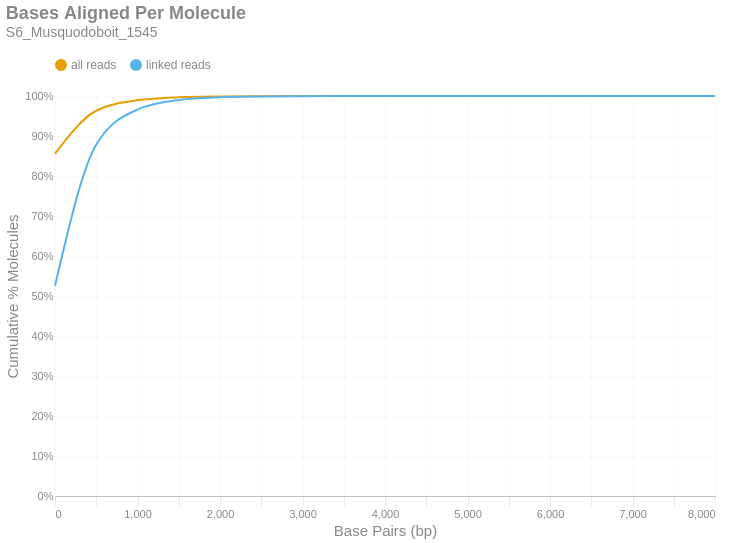

Notebook source saved alongside this figure:
### Markdown cell above
### Bases Aligned Per Molecule
This is a cumulative frequency distribution showing the number of base pairs aligned per unique molecule. These data are shown in 500 bp bins. There are two distributions: one with `all reads` (yellow) and another with only `linked reads` (blue). The percent of molecules in the `linked reads` distribution is relative to the total number of linked molecules.

### Code cell
if SKIPLR:
    print_html(f"Skipped")
else:
    binned_df = consolidated_hist(valids['aligned_bp'], mask, 500, True)
    with SafeRender(binned_df):
        (
            density_plot(binned_df, 'Bases Aligned Per Molecule', samplename, 'basesper')
            .encode(
                x=alt.X('bin:Q', title="Base Pairs (bp)").axis(tickMinStep=500).scale(padding=0),
                y=alt.Y('value:Q', title='Cumulative % Molecules')
                    .axis(format='%')
                    .scale(domain = [0,1])
                    .stack(False),
                color=alt.Color("key:N").scale(domain = ["all reads", "linked reads"]),
                tooltip = [
                    alt.Tooltip("key:N", title = "Data Type"),
                    alt.Tooltip("range_label:N", title="Bases Aligned Per Molecule"),
                    alt.Tooltip("value:Q", format = ".2%", title="% Molecules (Cum.)")
                ]
            )
        ).display()

### Figure 1 — Vega-Lite specification as saved in the notebook (floating-point values rounded to 4 significant figures)
{"width": "container", "height": 400, "config": {"title": {"anchor": "start", "dy": -15, "fontSize": 18, "color": "#888888", "subtitleColor": "#888888", "subtitleFontSize": 14}, "arc": {"fill": "#0072B2"}, "axis": {"domainColor": "#888888", "domainWidth": 0.5, "gridWidth": 0.2, "grid": false, "titleFontWeight": 400, "titleFontSize": 15, "labelFontSize": 11, "labelColor": "#888888", "tickColor": "#888888", "tickWidth": 0.2, "titleColor": "#888888"}, "axisBand": {"grid": false}, "axisX": {"grid": true, "tickSize": 10, "domainCap": "round"}, "axisY": {"domain": false, "grid": true, "tickSize": 0, "domainCap": "round"}, "background": "transparent", "header": {"labelFontSize": 15, "labelColor": "#888888", "titleFontSize": 15, "titleFontWeight": 600, "titleColor": "#888888"}, "legend": {"labelFont": "sans-serif", "labelFontSize": 12, "labelColor": "#888888", "symbolSize": 100, "symbolType": "circle", "titleFontSize": 12, "titlePadding": 10, "titleColor": "#888888", "title": null, "orient": "top"}, "range": {"category": ["#E69F00", "#56B4E9", "#009E73", "#F0E442", "#0072B2", "#D55E00", "#CC79A7", "#000000"], "diverging": ["#cfe8f3", "#a2d4ec", "#73bfe2", "#46abdb", "#1696d2", "#12719e"]}, "area": {"fill": "#0072B2", "fillOpacity": 0.7, "line": true, "strokeOpacity": 0.7}, "line": {"color": "#0072B2", "stroke": "#0072B2", "strokeWidth": 2}, "trail": {"color": "#0072B2", "stroke": "#0072B2", "strokeWidth": 0, "size": 1}, "point": {"filled": true, "fillOpacity": 1.0, "size": 95}, "text": {"color": "#888888", "fontSize": 11, "align": "right", "fontWeight": 400, "size": 11}, "bar": {"fill": "#0072B2", "stroke": null}, "view": {"stroke": null, "continuousWidth": 660, "continuousHeight": 400}}, "data": {"name": "data-aadf2a70ca11aa6a4c6bc01f5a4a7305"}, "mark": {"type": "line", "interpolate": "monotone", "point": {"opacity": 0, "size": 275}}, "encoding": {"color": {"field": "key", "scale": {"domain": ["all reads", "linked reads"]}, "type": "nominal"}, "tooltip": [{"field": "key", "title": "Data Type", "type": "nominal"}, {"field": "range_label", "title": "Bases Aligned Per Molecule", "type": "nominal"}, {"field": "value", "format": ".2%", "title": "% Molecules (Cum.)", "type": "quantitative"}], "x": {"axis": {"tickMinStep": 500}, "field": "bin", "scale": {"padding": 0}, "title": "Base Pairs (bp)", "type": "quantitative"}, "y": {"axis": {"format": "%"}, "field": "value", "scale": {"domain": [0, 1]}, "stack": false, "title": "Cumulative % Molecules", "type": "quantitative"}}, "params": [{"name": "param_c36ac31b6afebe62", "select": {"type": "point", "fields": ["key"]}, "bind": "legend"}], "title": {"text": "Bases Aligned Per Molecule", "subtitle": "S6_Musquodoboit_1545"}, "transform": [{"fold": ["all reads (cumsum)", "linked reads (cumsum)"]}, {"calculate": "replace(datum.key, ' (cumsum)', '')", "as": "key"}, {"filter": {"param": "param_c36ac31b6afebe62"}}], "usermeta": {"embedOptions": {"downloadFileName": "S6_Musquodoboit_1545.basesper"}}, "$schema": "https://vega.github.io/schema/vega-lite/v6.1.0.json", "datasets": {"data-aadf2a70ca11aa6a4c6bc01f5a4a7305": [{"bin": "0.0", "interval": "0.0-500.0", "all reads": 0.8559, "linked reads": 0.5255, "all reads (cumsum)": 0.8559, "linked reads (cumsum)": 0.5255, "range_label": "0-499"}, {"bin": "500.0", "interval": "500.0-1000.0", "all reads": 0.1073, "linked reads": 0.3529, "all reads (cumsum)": 0.9631, "linked reads (cumsum)": 0.8785, "range_label": "500-999"}, {"bin": "1000.0", "interval": "1000.0-1500.0", "all reads": 0.02661, "linked reads": 0.08768, "all reads (cumsum)": 0.9897, "linked reads (cumsum)": 0.9661, "range_label": "1000-1499"}, {"bin": "1500.0", "interval": "1500.0-2000.0", "all reads": 0.007187, "linked reads": 0.02368, "all reads (cumsum)": 0.9969, "linked reads (cumsum)": 0.9898, "range_label": "1500-1999"}, {"bin": "2000.0", "interval": "2000.0-2500.0", "all reads": 0.002096, "linked reads": 0.006906, "all reads (cumsum)": 0.999, "linked reads (cumsum)": 0.9967, "range_label": "2000-2499"}, {"bin": "2500.0", "interval": "2500.0-3000.0", "all reads": 0.0006613, "linked reads": 0.002179, "all reads (cumsum)": 0.9997, "linked reads (cumsum)": 0.9989, "range_label": "2500-2999"}, {"bin": "3000.0", "interval": "3000.0-3500.0", "all reads": 0.0002125, "linked reads": 0.0007003, "all reads (cumsum)": 0.9999, "linked reads (cumsum)": 0.9996, "range_label": "3000-3499"}, {"bin": "3500.0", "interval": "3500.0-4000.0", "all reads": 7.517e-05, "linked reads": 0.0002477, "all reads (cumsum)": 1.0, "linked reads (cumsum)": 0.9999, "range_label": "3500-3999"}, {"bin": "4000.0", "interval": "4000.0-4500.0", "all reads": 2.607e-05, "linked reads": 8.591e-05, "all reads (cumsum)": 1.0, "linked reads (cumsum)": 0.9999, "range_label": "4000-4499"}, {"bin": "4500.0", "interval": "4500.0-5000.0", "all reads": 9.637e-06, "linked reads": 3.176e-05, "all reads (cumsum)": 1.0, "linked reads (cumsum)": 1.0, "range_label": "4500-4999"}, {"bin": "5000.0", "interval": "5000.0-5500.0", "all reads": 3.855e-06, "linked reads": 1.27e-05, "all reads (cumsum)": 1.0, "linked reads (cumsum)": 1.0, "range_label": "5000-5499"}, {"bin": "5500.0", "interval": "5500.0-6000.0", "all reads": 1.319e-06, "linked reads": 4.345e-06, "all reads (cumsum)": 1.0, "linked reads (cumsum)": 1.0, "range_label": "5500-5999"}, {"bin": "6000.0", "interval": "6000.0-6500.0", "all reads": 1.014e-06, "linked reads": 3.343e-06, "all reads (cumsum)": 1.0, "linked reads (cumsum)": 1.0, "range_label": "6000-6499"}, {"bin": "6500.0", "interval": "6500.0-7000.0", "all reads": 1.014e-07, "linked reads": 3.343e-07, "all reads (cumsum)": 1.0, "linked reads (cumsum)": 1.0, "range_label": "6500-6999"}, {"bin": "7000.0", "interval": "7000.0-7500.0", "all reads": 2.029e-07, "linked reads": 6.685e-07, "all reads (cumsum)": 1.0, "linked reads (cumsum)": 1.0, "range_label": "7000-7499"}, {"bin": "7500.0", "interval": "7500.0-8000.0", "all reads": 0.0, "linked reads": 0.0, "all reads (cumsum)": 1.0, "linked reads (cumsum)": 1.0, "range_label": "7500-7999"}, {"bin": "8000.0", "interval": "8000.0-8500.0", "all reads": 1.014e-07, "linked reads": 3.343e-07, "all reads (cumsum)": 1.0, "linked reads (cumsum)": 1.0, "range_label": "8000-8499"}]}}
